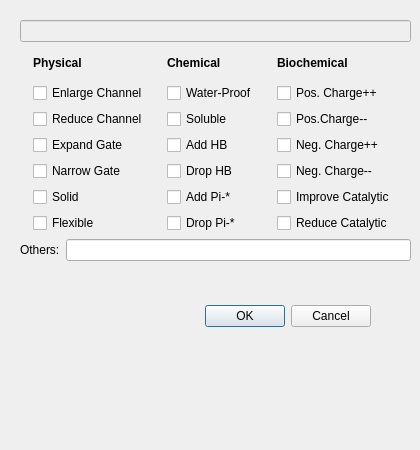
<?xml version="1.0" encoding="UTF-8"?>
<ui version="4.0">
 <class>Dialog</class>
 <widget class="QDialog" name="Dialog">
  <property name="windowModality">
   <enum>Qt::NonModal</enum>
  </property>
  <property name="enabled">
   <bool>true</bool>
  </property>
  <property name="geometry">
   <rect>
    <x>0</x>
    <y>0</y>
    <width>420</width>
    <height>450</height>
   </rect>
  </property>
  <property name="sizePolicy">
   <sizepolicy hsizetype="Fixed" vsizetype="Fixed">
    <horstretch>0</horstretch>
    <verstretch>0</verstretch>
   </sizepolicy>
  </property>
  <property name="minimumSize">
   <size>
    <width>420</width>
    <height>450</height>
   </size>
  </property>
  <property name="maximumSize">
   <size>
    <width>16777215</width>
    <height>16777215</height>
   </size>
  </property>
  <property name="windowTitle">
   <string>Comment on Mutant</string>
  </property>
  <property name="windowOpacity">
   <double>1.000000000000000</double>
  </property>
  <widget class="QDialogButtonBox" name="buttonBox">
   <property name="geometry">
    <rect>
     <x>30</x>
     <y>300</y>
     <width>341</width>
     <height>32</height>
    </rect>
   </property>
   <property name="orientation">
    <enum>Qt::Horizontal</enum>
   </property>
   <property name="standardButtons">
    <set>QDialogButtonBox::Cancel|QDialogButtonBox::Ok</set>
   </property>
  </widget>
  <widget class="QWidget" name="verticalLayoutWidget_5">
   <property name="geometry">
    <rect>
     <x>20</x>
     <y>20</y>
     <width>391</width>
     <height>241</height>
    </rect>
   </property>
   <layout class="QVBoxLayout" name="verticalLayout_5">
    <item>
     <widget class="QLineEdit" name="lineEdit_comment_in_design_mutant">
      <property name="enabled">
       <bool>false</bool>
      </property>
     </widget>
    </item>
    <item>
     <layout class="QGridLayout" name="gridLayout">
      <property name="verticalSpacing">
       <number>-1</number>
      </property>
      <item row="4" column="0">
       <layout class="QVBoxLayout" name="verticalLayout_6">
        <item>
         <widget class="QCheckBox" name="checkBox_increase_channel_2">
          <property name="sizePolicy">
           <sizepolicy hsizetype="Fixed" vsizetype="Fixed">
            <horstretch>0</horstretch>
            <verstretch>0</verstretch>
           </sizepolicy>
          </property>
          <property name="text">
           <string>Solid</string>
          </property>
         </widget>
        </item>
        <item>
         <widget class="QCheckBox" name="checkBox_decrease_channel_2">
          <property name="sizePolicy">
           <sizepolicy hsizetype="Fixed" vsizetype="Fixed">
            <horstretch>0</horstretch>
            <verstretch>0</verstretch>
           </sizepolicy>
          </property>
          <property name="text">
           <string>Flexible</string>
          </property>
         </widget>
        </item>
       </layout>
      </item>
      <item row="2" column="1">
       <layout class="QVBoxLayout" name="verticalLayout">
        <item>
         <widget class="QCheckBox" name="checkBox_hytrophobic">
          <property name="text">
           <string>Water-Proof</string>
          </property>
         </widget>
        </item>
        <item>
         <widget class="QCheckBox" name="checkBox_hydrophilic">
          <property name="text">
           <string>Soluble</string>
          </property>
         </widget>
        </item>
       </layout>
      </item>
      <item row="0" column="0">
       <widget class="QLabel" name="label_2">
        <property name="font">
         <font>
          <weight>75</weight>
          <bold>true</bold>
         </font>
        </property>
        <property name="text">
         <string>Physical</string>
        </property>
       </widget>
      </item>
      <item row="3" column="1">
       <layout class="QVBoxLayout" name="verticalLayout_4">
        <item>
         <widget class="QCheckBox" name="checkBox_add_hb">
          <property name="text">
           <string>Add HB</string>
          </property>
         </widget>
        </item>
        <item>
         <widget class="QCheckBox" name="checkBox_drop_hb">
          <property name="text">
           <string>Drop HB</string>
          </property>
         </widget>
        </item>
       </layout>
      </item>
      <item row="3" column="0">
       <layout class="QVBoxLayout" name="verticalLayout_2">
        <item>
         <widget class="QCheckBox" name="checkBox_larger_sidechain">
          <property name="text">
           <string>Expand Gate</string>
          </property>
         </widget>
        </item>
        <item>
         <widget class="QCheckBox" name="checkBox_smaller_sidechain">
          <property name="text">
           <string>Narrow Gate</string>
          </property>
         </widget>
        </item>
       </layout>
      </item>
      <item row="0" column="1">
       <widget class="QLabel" name="label_3">
        <property name="font">
         <font>
          <weight>75</weight>
          <bold>true</bold>
         </font>
        </property>
        <property name="text">
         <string>Chemical</string>
        </property>
       </widget>
      </item>
      <item row="2" column="0">
       <layout class="QVBoxLayout" name="verticalLayout_3">
        <item>
         <widget class="QCheckBox" name="checkBox_increase_channel">
          <property name="sizePolicy">
           <sizepolicy hsizetype="Fixed" vsizetype="Fixed">
            <horstretch>0</horstretch>
            <verstretch>0</verstretch>
           </sizepolicy>
          </property>
          <property name="text">
           <string>Enlarge Channel</string>
          </property>
         </widget>
        </item>
        <item>
         <widget class="QCheckBox" name="checkBox_decrease_channel">
          <property name="sizePolicy">
           <sizepolicy hsizetype="Fixed" vsizetype="Fixed">
            <horstretch>0</horstretch>
            <verstretch>0</verstretch>
           </sizepolicy>
          </property>
          <property name="text">
           <string>Reduce Channel</string>
          </property>
         </widget>
        </item>
       </layout>
      </item>
      <item row="2" column="2">
       <layout class="QVBoxLayout" name="verticalLayout_8">
        <item>
         <widget class="QCheckBox" name="checkBox_hytrophobic_2">
          <property name="text">
           <string>Pos. Charge++</string>
          </property>
         </widget>
        </item>
        <item>
         <widget class="QCheckBox" name="checkBox_hydrophilic_2">
          <property name="text">
           <string>Pos.Charge--</string>
          </property>
         </widget>
        </item>
       </layout>
      </item>
      <item row="0" column="2">
       <widget class="QLabel" name="label_4">
        <property name="font">
         <font>
          <weight>75</weight>
          <bold>true</bold>
         </font>
        </property>
        <property name="text">
         <string>Biochemical</string>
        </property>
       </widget>
      </item>
      <item row="4" column="2">
       <layout class="QVBoxLayout" name="verticalLayout_7">
        <item>
         <widget class="QCheckBox" name="checkBox_increase_channel_3">
          <property name="sizePolicy">
           <sizepolicy hsizetype="Fixed" vsizetype="Fixed">
            <horstretch>0</horstretch>
            <verstretch>0</verstretch>
           </sizepolicy>
          </property>
          <property name="text">
           <string>Improve Catalytic</string>
          </property>
         </widget>
        </item>
        <item>
         <widget class="QCheckBox" name="checkBox_decrease_channel_3">
          <property name="sizePolicy">
           <sizepolicy hsizetype="Fixed" vsizetype="Fixed">
            <horstretch>0</horstretch>
            <verstretch>0</verstretch>
           </sizepolicy>
          </property>
          <property name="text">
           <string>Reduce Catalytic</string>
          </property>
         </widget>
        </item>
       </layout>
      </item>
      <item row="4" column="1">
       <layout class="QVBoxLayout" name="verticalLayout_9">
        <item>
         <widget class="QCheckBox" name="checkBox_increase_channel_4">
          <property name="sizePolicy">
           <sizepolicy hsizetype="Fixed" vsizetype="Fixed">
            <horstretch>0</horstretch>
            <verstretch>0</verstretch>
           </sizepolicy>
          </property>
          <property name="text">
           <string>Add Pi-*</string>
          </property>
         </widget>
        </item>
        <item>
         <widget class="QCheckBox" name="checkBox_decrease_channel_4">
          <property name="sizePolicy">
           <sizepolicy hsizetype="Fixed" vsizetype="Fixed">
            <horstretch>0</horstretch>
            <verstretch>0</verstretch>
           </sizepolicy>
          </property>
          <property name="text">
           <string>Drop Pi-*</string>
          </property>
         </widget>
        </item>
       </layout>
      </item>
      <item row="3" column="2">
       <layout class="QVBoxLayout" name="verticalLayout_10">
        <item>
         <widget class="QCheckBox" name="checkBox_increase_channel_5">
          <property name="sizePolicy">
           <sizepolicy hsizetype="Fixed" vsizetype="Fixed">
            <horstretch>0</horstretch>
            <verstretch>0</verstretch>
           </sizepolicy>
          </property>
          <property name="text">
           <string>Neg. Charge++</string>
          </property>
         </widget>
        </item>
        <item>
         <widget class="QCheckBox" name="checkBox_decrease_channel_5">
          <property name="sizePolicy">
           <sizepolicy hsizetype="Fixed" vsizetype="Fixed">
            <horstretch>0</horstretch>
            <verstretch>0</verstretch>
           </sizepolicy>
          </property>
          <property name="text">
           <string>Neg. Charge--</string>
          </property>
         </widget>
        </item>
       </layout>
      </item>
     </layout>
    </item>
    <item>
     <layout class="QHBoxLayout" name="horizontalLayout">
      <item>
       <widget class="QLabel" name="label">
        <property name="sizePolicy">
         <sizepolicy hsizetype="Preferred" vsizetype="Maximum">
          <horstretch>0</horstretch>
          <verstretch>0</verstretch>
         </sizepolicy>
        </property>
        <property name="text">
         <string>Others:</string>
        </property>
       </widget>
      </item>
      <item>
       <widget class="QLineEdit" name="lineEdit_comment_other_comment">
        <property name="sizePolicy">
         <sizepolicy hsizetype="Expanding" vsizetype="Maximum">
          <horstretch>0</horstretch>
          <verstretch>0</verstretch>
         </sizepolicy>
        </property>
       </widget>
      </item>
     </layout>
    </item>
   </layout>
  </widget>
 </widget>
 <resources/>
 <connections>
  <connection>
   <sender>buttonBox</sender>
   <signal>accepted()</signal>
   <receiver>Dialog</receiver>
   <slot>accept()</slot>
   <hints>
    <hint type="sourcelabel">
     <x>248</x>
     <y>254</y>
    </hint>
    <hint type="destinationlabel">
     <x>157</x>
     <y>274</y>
    </hint>
   </hints>
  </connection>
  <connection>
   <sender>buttonBox</sender>
   <signal>rejected()</signal>
   <receiver>Dialog</receiver>
   <slot>reject()</slot>
   <hints>
    <hint type="sourcelabel">
     <x>316</x>
     <y>260</y>
    </hint>
    <hint type="destinationlabel">
     <x>286</x>
     <y>274</y>
    </hint>
   </hints>
  </connection>
 </connections>
</ui>
